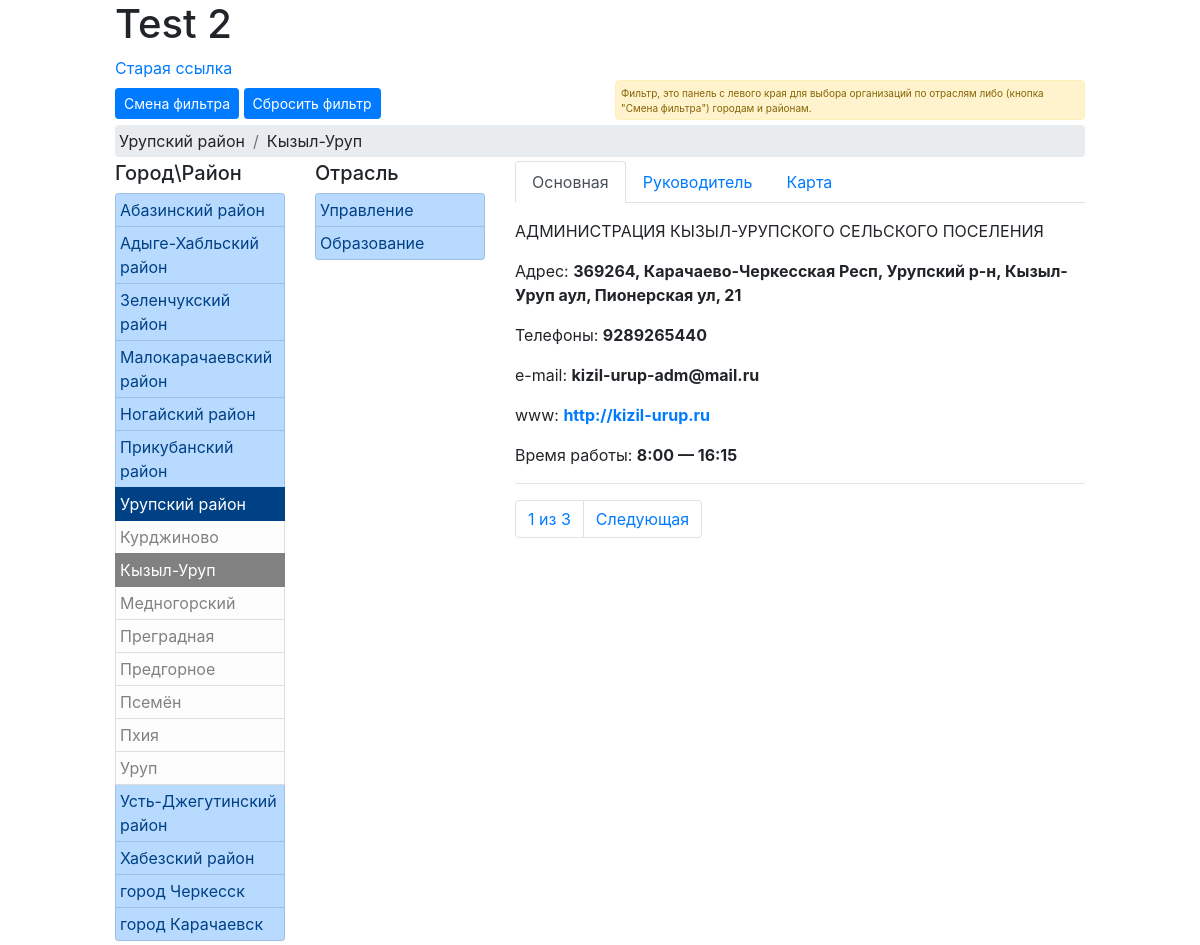
Screenshot of /0/8/109/0/0/ with the database file from the repository.
### rep_test_00/models.py (models this page shows, shortened)
class GorRayon(models.Model):
	region = models.ForeignKey(Regions, null=True, on_delete=models.PROTECT, verbose_name='Регион')
	name = models.CharField(max_length=50, verbose_name='Наименование')
	class Meta:
		verbose_name_plural = 'Города и(или) Районы'
		verbose_name = 'Город и(или) Район'

class Nsp(models.Model):
	region = models.ForeignKey(Regions, null=True, on_delete=models.PROTECT, verbose_name='Регион')
	rayon = ChainedForeignKey(
        GorRayon,
        chained_field='region',
        chained_model_field='region',
        show_all=False,
        auto_choose=True,
        null=True,
        verbose_name='Район')
	name = models.CharField(max_length=50, verbose_name='Наименование')
	mo = models.BooleanField(null=True, verbose_name='Муниципальное образование')
	class Meta:
		verbose_name_plural = 'Населенные пункты'
		verbose_name = 'Населеный пункт'

class Otrasl(models.Model):
	name = models.CharField(max_length=50, verbose_name='Наименование')
	class Meta:
		verbose_name_plural = 'Отрасли'
		verbose_name = 'Отрасль'

class Org(models.Model):
	otrasl = models.ForeignKey(Otrasl, null=True, on_delete=models.PROTECT, verbose_name='Отрасль')
	pod_otrasl = ChainedForeignKey(
        PodOtrasl,
        chained_field='otrasl',
        chained_model_field='otrasl',
        show_all=False,
        auto_choose=True,
        null=True,
        verbose_name='Подотрасль')
	region = models.ForeignKey(Regions, null=True, on_delete=models.PROTECT, verbose_name='Регион')
	rayon = ChainedForeignKey(
        GorRayon,
        chained_field='region',
        chained_model_field='region',
        show_all=False,
        auto_choose=True,
        null=True,
        verbose_name='Район')
	nsp = ChainedForeignKey(
        Nsp,
        chained_field='rayon',
        chained_model_field='rayon',
        show_all=False,
        auto_choose=True,
        null=True,
        verbose_name='Населенный пункт')
	inn = models.CharField(max_length=12, verbose_name='ИНН')
	name = models.CharField(max_length=300, verbose_name='Наименование')
	name_short = models.CharField(null=True, max_length=300, verbose_name='Сокращенное наименование')
	okved = models.CharField(null=True, max_length=8, verbose_name='ОКВЭД')
	okved_name = models.CharField(null=True, max_length=500, verbose_name='ОКВЭД наименование')
	class Meta:
		verbose_name_plural = 'Организации'
		verbose_name = 'Организация'

class orgContact(models.Model):
	org = models.ForeignKey(Org, null=True, on_delete=models.PROTECT, verbose_name='Организация')
	adres = models.CharField(null=True, blank=True, max_length=200, verbose_name='Адрес')
	telefone = models.CharField(null=True, blank=True, max_length=50, verbose_name='Телефоны')
	email = models.CharField(null=True, blank=True, max_length=50, verbose_name='e-mail')
	url = models.CharField(null=True, blank=True, max_length=50, verbose_name='Интрнет адрес')
	vremya = models.CharField(null=True, blank=True, max_length=50, verbose_name='Время работы')
	class Meta:
		verbose_name_plural = 'Контактная информация'
		verbose_name = 'Контактная информация'

### rep_test_00/views.py (the view)
# urls.py: path('<int:vid_sel>/<int:vid_1_id>/<int:pod_vid_1_id>/<int:vid_2_id>/<int:pod_vid_2_id>/', new_selection),
def new_selection(request, vid_sel, vid_1_id, pod_vid_1_id, vid_2_id, pod_vid_2_id):
	context = basic_filtr_or(request, vid_sel, vid_1_id, pod_vid_1_id, vid_2_id, pod_vid_2_id)
	return render(request, 'org_selector/index_2.html', context)

### rep_test_00/templates/org_selector/index_2.html (shortened to what this page needs)
{% load static %}
<html>
<head>
	<link rel="stylesheet" href="{% static 'org_selector/bootstrap.min.css'%}">
</head>
<body>
	<div class="container-fluid">
	<div class="row">
		<div class="col offset-lg-1">
			<h1>Test 2</h1>
			<a href="/0/0/0/0/">Старая ссылка</a>
		</div>
	</div>
	<div class="row">
		<div class="col-md-5 mt-2 mb-1 offset-lg-1">
			<a href="{{ href_vid_sel }}" class="btn btn-primary btn-sm" role="button"data-toggle="tooltip" data-placement="bottom" title="Выбор фильтров между 'Город\Раонон' и 'Отрасль'">Смена фильтра</a>
			<a href="/{{ vid_sel }}/0/0/0/0/" class="btn btn-primary btn-sm" role="button">Сбросить фильтр</a>
		</div>
		<div class="col-md-7 col-lg-5" style="padding-bottom: 0px; margin-bottom: 5px; height: 40px;">
			<div class="alert alert-warning mb-1" role="alert" style="font-size: 10px; padding: 5px; margin: 0px; height: 40px;">
				Фильтр, это панель с левого края для выбора организаций по отраслям либо (кнопка "Смена фильтра") городам и районам.
			</div>
		</div>
	</div>
	{% if me_vid1 > 0 %}
	<div class="row">
		<div class="col-lg-10 col-sm-12 offset-lg-1">
			<nav aria-label="breadcrumb">
			  <ol class="breadcrumb p-1 mb-1">
			  	{% for me_vid1_n in vid_1 %}
			  		{% if me_vid1_n.id == me_vid1 %}
			    		<li class="breadcrumb-item">{{ me_vid1_n.name }}</li>
			    	{% endif %}
				{% endfor %}
			  	{% for me_pod_vid1_n in pod_vid_1 %}
			  		{% if me_pod_vid1_n.id == me_podvid1 %}
			    	<li class="breadcrumb-item">{{ me_pod_vid1_n.name }}</li>
			    	{% endif %}
				{% endfor %}
			  </ol>
			</nav>
		</div>
	</div>
	{% endif %}
	<div class="row">
	<div class="col-lg-2 col-md-3 col-sm-6 mb-1 offset-lg-1">
		<h5>{{ name_vid.0 }}</h5>
		<div class="list-group">
		{% for vid_1_n in vid_1 %}
			{% if vid_1_n.id == me_vid1 %}
				<a href="/{{ vid_sel }}/{{vid_1_n.id}}/0/0/0/" class="list-group-item list-group-item-action list-group-item-primary p-1 active">{{ vid_1_n.name }}</a>
				{% for pod_vid_1_n in pod_vid_1 %}
					{% if pod_vid_1_n.id == me_podvid1 %}
					<a href="/{{ vid_sel }}/{{vid_1_n.id}}/{{pod_vid_1_n.id}}/0/0/" class="list-group-item list-group-item-action list-group-item-light p-1 active">{{ pod_vid_1_n.name }}</a>
					{% else %}
					<a href="/{{ vid_sel }}/{{vid_1_n.id}}/{{pod_vid_1_n.id}}/0/0/" class="list-group-item list-group-item-action list-group-item-light p-1">{{ pod_vid_1_n.name }}</a>
					{% endif %}
				{% endfor %}
			{% else %}
				<a href="/{{ vid_sel }}/{{vid_1_n.id}}/0/0/0/" class="list-group-item list-group-item-action list-group-item-primary p-1">{{ vid_1_n.name }}</a>
			{% endif %}
		{% endfor %}
		</div>
	</div>
	{% if vid_2.count > 0 %}
	<div class="col-lg-2 col-md-3 col-sm-6 mb-1">
		<h5>{{ name_vid.1 }}</h5>
		<div class="list-group">
		{% for vid_2_n in vid_2 %}
			{% if vid_2_n.id == me_vid2 %}
				<a href="/{{ vid_sel }}/{{me_vid1}}/{{me_podvid1}}/{{vid_2_n.id}}/0/"  class="list-group-item list-group-item-action list-group-item-primary p-1 active">{{vid_2_n.name}}</a>
					{% for pod_vid_2_n in pod_vid_2 %}
						{% if pod_vid_2_n.id == me_podvid2 %}
							<a href="/{{ vid_sel }}/{{me_vid1}}/{{me_podvid1}}/{{vid_2_n.id}}/{{pod_vid_2_n.id}}/"  class="list-group-item list-group-item-action list-group-item-light p-1 active">{{ pod_vid_2_n.name }}</a>
						{% else %}
							<a href="/{{ vid_sel }}/{{me_vid1}}/{{me_podvid1}}/{{vid_2_n.id}}/{{pod_vid_2_n.id}}/"  class="list-group-item list-group-item-action list-group-item-light p-1">{{ pod_vid_2_n.name }}</a>
						{% endif %}
					{% endfor %}
			{% else %}
				<a href="/{{ vid_sel }}/{{me_vid1}}/{{me_podvid1}}/{{vid_2_n.id}}/0/"  class="list-group-item list-group-item-action list-group-item-primary p-1">{{vid_2_n.name}}</a>
			{% endif %}
		{% endfor %}
		</div>
	</div>
	{% endif %}
	<div class="col-md-6">
		<nav>
		  <div class="nav nav-tabs" id="nav-tab" role="tablist">
		    <a class="nav-item nav-link active" id="nav-home-tab" data-toggle="tab" href="#basic" role="tab" aria-controls="nav-home" aria-selected="true">Основная</a>
		   	<a class="nav-item nav-link" id="nav-profile-tab" data-toggle="tab" href="#sheff" role="tab" aria-controls="nav-profile" aria-selected="false">Руководитель</a>
		    <a class="nav-item nav-link" id="nav-profile-tab" data-toggle="tab" href="#map_pane" role="tab" aria-controls="nav-profile" aria-selected="false">Карта</a>
		  </div>
		</nav>
		<div class="tab-content" id="nav-tabContent">
		<div class="tab-pane fade show active" id="basic" role="tabpanel" aria-labelledby="nav-basic-tab">
		{% for org in Orgs %}
			<p>{{ org.name }}</p>
			{% for org_cont in OrgContact %}
				{% if org == org_cont.org %}
					<p>Адрес: <strong>{{ org_cont.adres }}</strong></p>
					<p>Телефоны: <strong>{{ org_cont.telefone }}</strong></p>
					<p>e-mail: <strong>{{ org_cont.email|lower }}</strong></p>
					{% if org_cont.url|length != 0 %}
						<p>www: <a href="{{ org_cont.url }}" target="_blank"><strong>{{ org_cont.url }}</strong></a></p>
					{% endif %}
					{% if org_cont.vremya|length != 0 %}
						<p>Время работы: <strong>{{ org_cont.vremya }}</strong></p>
					{% endif %}
				{% endif %}
			{% endfor %}
			<hr>
		{% endfor %}
		</div>
		</div>
		<div>
			<nav aria-label="Page navigation example">
				<ul class="pagination">
					{% if page.paginator.num_pages > 1 %}
						<li class="page-item"><p  class="page-link">{{ page.number }} из {{ page.paginator.num_pages }}</p></li>
					{% endif %}
					{% if page.has_next %}
						<li class="page-item"><a href="?page={{ page.next_page_number }}" class="page-link">Следующая</a></li>
					{% endif %}
				</ul>
			</nav>
		</div>
	</div>
	</div>
	</div>
</body>
</html>

### rows the page displays
GorRayon: name "Урупский район"
Nsp: name "Кызыл-Уруп"
GorRayon: name "Абазинский район"
GorRayon: name "Адыге-Хабльский район"
GorRayon: name "Зеленчукский район"
GorRayon: name "Малокарачаевский район"
GorRayon: name "Ногайский район"
GorRayon: name "Прикубанский район"
Nsp: name "Курджиново"
Nsp: name "Медногорский"
Nsp: name "Преградная"
Nsp: name "Предгорное"
Nsp: name "Псемён"
Nsp: name "Пхия"
Nsp: name "Уруп"
GorRayon: name "Усть-Джегутинский район"
GorRayon: name "Хабезский район"
GorRayon: name "город Черкесск"
GorRayon: name "город Карачаевск"
Otrasl: name "Управление"
Otrasl: name "Образование"
Org: name "АДМИНИСТРАЦИЯ КЫЗЫЛ-УРУПСКОГО СЕЛЬСКОГО ПОСЕЛЕНИЯ"
orgContact: adres "369264, Карачаево-Черкесская Респ, Урупский р-н, Кызыл-Уруп аул, Пионерская ул, 21", telefone "9289265440", email "kizil-urup-adm@mail.ru", url "http://kizil-urup.ru", vremya "8:00 — 16:15"

### other values shown
{{ name_vid.0 }} "Город\\Район"
{{ name_vid.1 }} "Отрасль"
{{ page.number }} "1"
{{ page.paginator.num_pages }} "3"
